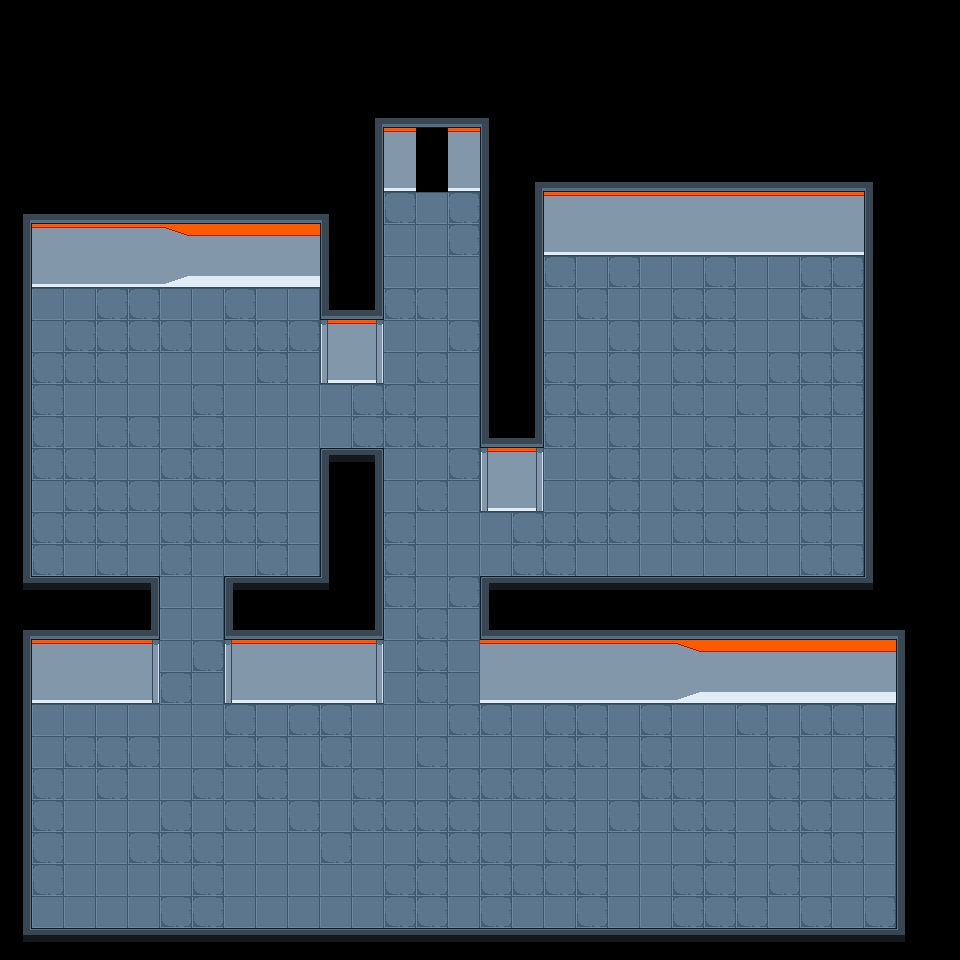

A level layout from a 2D game, rendered from its tile map. Below: a short description, then the map file with its tile-grid data intact:
An orthogonal 30x30 tile map with 32x32 px tiles, 2 tile layers (Pavimento, Angoli) and 20 objects.

<map version="1.10" tiledversion="1.10.2" orientation="orthogonal" renderorder="right-down" width="30" height="30" tilewidth="32" tileheight="32" infinite="0" nextlayerid="11" nextobjectid="90">
 <tileset firstgid="1" name="Tileset" tilewidth="32" tileheight="32" tilecount="45" columns="5">
  <image source="pixel-cyberpunk-interior.png" width="160" height="288" />
 </tileset>
 <layer id="8" name="Pavimento" width="30" height="30">
  <data encoding="csv">
0,0,0,0,0,0,0,0,0,0,0,0,0,0,0,0,0,0,0,0,0,0,0,0,0,0,0,0,0,0,
0,0,0,0,0,0,0,0,0,0,0,0,0,0,0,0,0,0,0,0,0,0,0,0,0,0,0,0,0,0,
0,0,0,0,0,0,0,0,0,0,0,0,0,0,0,0,0,0,0,0,0,0,0,0,0,0,0,0,0,0,
0,0,0,0,0,0,0,0,0,0,0,26,23,23,23,24,0,0,0,0,0,0,0,0,0,0,0,0,0,0,
0,0,0,0,0,0,0,0,0,0,0,31,3,0,3,35,0,0,0,0,0,0,0,0,0,0,0,0,0,0,
0,0,0,0,0,0,0,0,0,0,0,31,8,0,8,35,22,23,23,23,23,23,23,23,23,23,23,24,0,0,
26,23,23,23,23,23,23,23,23,23,24,31,16,11,16,35,31,3,3,3,3,3,3,3,3,3,3,35,0,0,
31,3,3,3,3,4,5,5,5,5,35,31,11,11,16,35,31,8,8,8,8,8,8,8,8,8,8,35,0,0,
31,8,8,8,8,9,10,10,10,10,35,31,11,11,11,35,31,16,11,16,11,11,16,11,11,16,16,35,0,0,
31,11,11,16,16,11,11,16,11,11,29,27,16,16,11,35,31,11,16,11,11,16,16,11,11,16,11,35,0,0,
31,11,16,16,16,16,11,16,16,16,3,3,11,11,16,35,31,11,11,16,11,16,16,11,11,11,16,35,0,0,
31,16,16,16,11,11,11,11,16,11,8,8,11,16,11,35,31,16,11,16,11,16,16,11,16,16,16,35,0,0,
31,16,11,11,11,11,16,11,11,11,11,16,16,11,11,35,31,16,16,16,11,16,11,16,11,16,16,35,0,0,
31,16,11,16,16,11,16,11,11,11,11,16,16,16,11,29,27,16,11,16,11,11,16,11,16,16,11,35,0,0,
31,16,16,11,11,16,16,11,11,11,39,37,11,11,16,3,3,11,11,16,11,16,16,16,16,16,11,35,0,0,
31,11,16,16,16,11,16,16,11,11,35,31,11,16,11,8,8,11,11,16,11,16,11,16,16,16,16,35,0,0,
31,16,16,16,11,16,16,16,16,11,35,31,16,11,11,11,16,16,16,16,11,16,16,16,11,16,11,35,0,0,
31,16,11,16,11,16,11,11,16,11,35,31,16,11,11,11,16,16,11,11,11,11,11,11,11,16,16,35,0,0,
36,43,43,43,37,11,11,39,43,43,40,31,16,11,16,39,43,43,43,43,43,43,43,43,43,43,43,40,0,0,
26,23,23,23,27,11,11,29,23,23,23,27,11,16,11,29,23,23,23,23,23,23,23,23,23,23,23,23,30,0,
31,3,3,3,3,11,16,3,3,3,3,3,11,16,11,3,3,3,3,3,3,4,5,5,5,5,5,5,35,0,
31,8,8,8,8,16,11,8,8,8,8,8,11,16,11,8,8,8,8,8,8,9,10,10,10,10,10,10,35,0,
31,11,11,11,11,11,11,16,11,16,16,11,11,11,16,16,11,16,16,11,16,11,11,16,11,16,16,11,35,0,
31,11,16,16,16,11,11,16,16,11,16,11,11,16,11,11,11,16,16,11,16,11,11,11,16,11,11,16,35,0,
31,16,11,16,11,11,16,11,16,11,11,16,11,11,16,16,16,16,11,11,16,16,11,11,16,11,16,16,35,0,
31,16,11,11,11,16,11,16,11,16,11,16,16,16,16,11,11,16,11,16,11,16,16,11,16,16,11,11,35,0,
31,16,11,11,16,16,16,11,11,11,16,11,11,16,16,16,11,16,11,11,11,11,16,11,11,16,16,11,35,0,
31,16,11,11,11,11,16,11,11,11,11,11,16,16,11,16,16,16,16,11,11,16,16,11,16,11,11,11,35,0,
31,11,11,11,11,16,16,11,11,11,11,11,16,16,11,16,11,11,16,11,11,16,16,16,11,16,11,16,35,0,
36,43,43,43,43,43,43,43,43,43,43,43,43,43,43,43,43,43,43,43,43,43,43,43,43,43,43,43,44,0
</data>
 </layer>
 <layer id="9" name="Angoli" width="30" height="30">
  <data encoding="csv">
0,0,0,0,0,0,0,0,0,0,0,0,0,0,0,0,0,0,0,0,0,0,0,0,0,0,0,0,0,0,
0,0,0,0,0,0,0,0,0,0,0,0,0,0,0,0,0,0,0,0,0,0,0,0,0,0,0,0,0,0,
0,0,0,0,0,0,0,0,0,0,0,0,0,0,0,0,0,0,0,0,0,0,0,0,0,0,0,0,0,0,
0,0,0,0,0,0,0,0,0,0,0,0,0,0,0,0,0,0,0,0,0,0,0,0,0,0,0,0,0,0,
0,0,0,0,0,0,0,0,0,0,0,0,0,0,0,0,0,0,0,0,0,0,0,0,0,0,0,0,0,0,
0,0,0,0,0,0,0,0,0,0,0,0,0,0,0,0,0,0,0,0,0,0,0,0,0,0,0,0,0,0,
0,0,0,0,0,0,0,0,0,0,0,0,0,0,0,0,0,0,0,0,0,0,0,0,0,0,0,0,0,0,
0,0,0,0,0,0,0,0,0,0,0,0,0,0,0,0,0,0,0,0,0,0,0,0,0,0,0,0,0,0,
0,0,0,0,0,0,0,0,0,0,0,0,0,0,0,0,0,0,0,0,0,0,0,0,0,0,0,0,0,0,
0,0,0,0,0,0,0,0,0,0,0,0,0,0,0,0,0,0,0,0,0,0,0,0,0,0,0,0,0,0,
0,0,0,0,0,0,0,0,0,0,1,2,0,0,0,0,0,0,0,0,0,0,0,0,0,0,0,0,0,0,
0,0,0,0,0,0,0,0,0,0,6,7,0,0,0,0,0,0,0,0,0,0,0,0,0,0,0,0,0,0,
0,0,0,0,0,0,0,0,0,0,0,0,0,0,11,0,0,0,0,0,0,0,0,0,0,0,0,0,0,0,
0,0,0,0,0,0,0,0,0,0,0,0,0,0,11,0,0,0,0,0,0,0,0,0,0,0,0,0,0,0,
0,0,0,0,0,0,0,0,0,0,0,0,0,0,0,1,2,0,0,0,0,0,0,0,0,0,0,0,0,0,
0,0,0,0,0,0,0,0,0,0,0,0,0,0,0,6,7,0,0,0,0,0,0,0,0,0,0,0,0,0,
0,0,0,0,0,0,0,0,0,0,0,0,0,0,0,0,0,0,0,0,0,0,0,0,0,0,0,0,0,0,
0,0,0,0,0,0,0,0,0,0,0,0,0,0,0,0,0,0,0,0,0,0,0,0,0,0,0,0,0,0,
0,0,0,0,0,0,0,0,0,0,0,0,0,0,0,0,0,0,0,0,0,0,0,0,0,0,0,0,0,0,
0,0,0,0,0,0,0,0,0,0,0,0,0,0,0,0,0,0,0,0,0,0,0,0,0,0,0,0,0,0,
0,0,0,0,2,0,0,1,0,0,0,2,0,0,0,0,0,0,0,0,0,0,0,0,0,0,0,0,0,0,
0,0,0,0,7,0,0,6,0,0,0,7,0,0,0,0,0,0,0,0,0,0,0,0,0,0,0,0,0,0,
0,0,0,0,0,0,0,0,0,0,0,0,0,0,0,0,0,0,0,0,0,0,0,0,0,0,0,0,0,0,
0,0,0,0,0,0,0,0,0,0,0,0,0,0,0,0,0,0,0,0,0,0,0,0,0,0,0,0,0,0,
0,0,0,0,0,0,0,0,0,0,0,0,0,0,0,0,0,0,0,0,0,0,0,0,0,0,0,0,0,0,
0,0,0,0,0,0,0,0,0,0,0,0,0,0,0,0,0,0,0,0,0,0,0,0,0,0,0,0,0,0,
0,0,0,0,0,0,0,0,0,0,0,0,0,0,0,0,0,0,0,0,0,0,0,0,0,0,0,0,0,0,
0,0,0,0,0,0,0,0,0,0,0,0,0,0,0,0,0,0,0,0,0,0,0,0,0,0,0,0,0,0,
0,0,0,0,0,0,0,0,0,0,0,0,0,0,0,0,0,0,0,0,0,0,0,0,0,0,0,0,0,0,
0,0,0,0,0,0,0,0,0,0,0,0,0,0,0,0,0,0,0,0,0,0,0,0,0,0,0,0,0,0
</data>
 </layer>
 <objectgroup id="10" name="collisioni">
  <object id="67" x="0" y="192" width="384" height="96" />
  <object id="68" x="0" y="288" width="32" height="288" />
  <object id="69" x="0" y="576" width="160" height="64" />
  <object id="70" x="224" y="576" width="160" height="64" />
  <object id="71" x="320" y="448" width="64" height="128" />
  <object id="72" x="320" y="288" width="64" height="96" />
  <object id="74" x="352" y="96" width="64" height="96" />
  <object id="75" x="448" y="96" width="64" height="96" />
  <object id="76" x="480" y="192" width="64" height="320" />
  <object id="77" x="512" y="160" width="384" height="96" />
  <object id="78" x="864" y="256" width="32" height="352" />
  <object id="79" x="480" y="576" width="448" height="128" />
  <object id="80" x="896" y="704" width="32" height="256" />
  <object id="81" x="0" y="928" width="896" height="32" />
  <object id="82" x="0" y="640" width="32" height="288" />
  <object id="83" x="32" y="640" width="128" height="64" />
  <object id="84" x="224" y="640" width="160" height="64" />
  <object id="85" x="96" y="352" width="32" height="32" />
  <object id="88" x="256" y="352" width="32" height="32" />
  <object id="89" x="160" y="480" width="32" height="32" />
 </objectgroup>
</map>